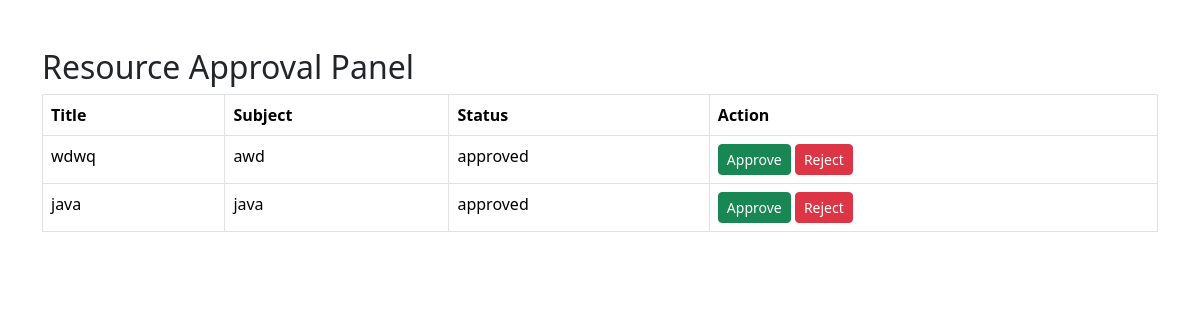
The app's page /admin-resources/, older data.
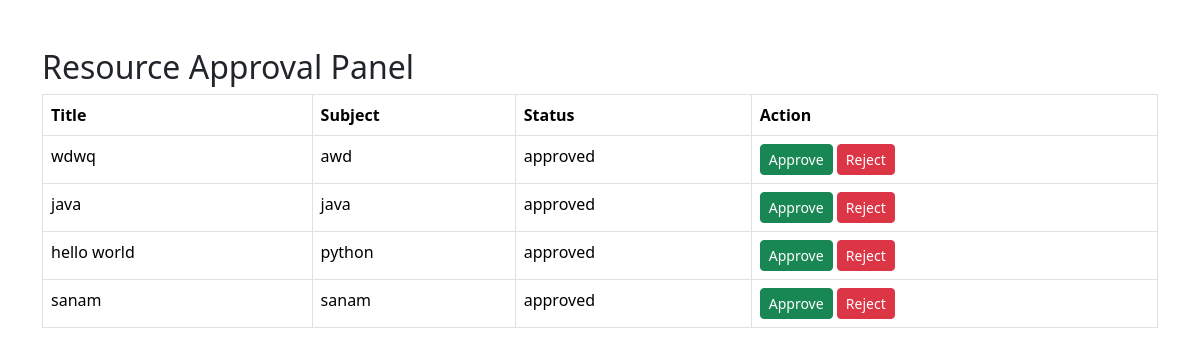
The same page, newer data.
### learning/models.py (models this page shows, shortened)
class Resource(models.Model):
    STATUS_CHOICES = [
    ('pending', 'Pending'),
    ('approved', 'Approved'),
    ('rejected', 'Rejected'),
]
    title = models.CharField(max_length=200)
    subject = models.CharField(max_length=100)
    description = models.TextField()
    file_link = models.CharField(max_length=500)
    status = models.CharField(
        max_length=20,
        choices=STATUS_CHOICES,
        default='pending'
    )
    uploaded_by = models.CharField(max_length=100)

### learning/views.py (the view)
def admin_resources(request):
    resources = Resource.objects.all()
    return render(
        request,
        'learning/admin_resources.html',
        {
            'resources': resources
        }
    )

### learning/templates/learning/admin_resources.html (shortened to what this page needs)
<!DOCTYPE html>
<html>
<head>
    <link href="https://cdn.jsdelivr.net/npm/bootstrap@5.3.3/dist/css/bootstrap.min.css" rel="stylesheet">
</head>
<body>
<div class="container mt-5">
    <h2>Resource Approval Panel</h2>
    <table class="table table-bordered">
        <tr>
            <th>Title</th>
            <th>Subject</th>
            <th>Status</th>
<th>Action</th>
        </tr>
        {% for resource in resources %}
        <tr>
            <td>{{ resource.title }}</td>
            <td>{{ resource.subject }}</td>
            <td>{{ resource.status }}</td>
<td>
    <a href="/approve-resource/{{ resource.id }}/"
       class="btn btn-success btn-sm">
        Approve
    </a>
    <a href="/reject-resource/{{ resource.id }}/"
       class="btn btn-danger btn-sm">
        Reject
    </a>
</td>
        </tr>
        {% endfor %}
    </table>
</div>
</body>
</html>

Row changes from the older to the newer data that the page shows:
added Resource: title "hello world", subject "python", status "approved"
added Resource: title "sanam", subject "sanam", status "approved"
